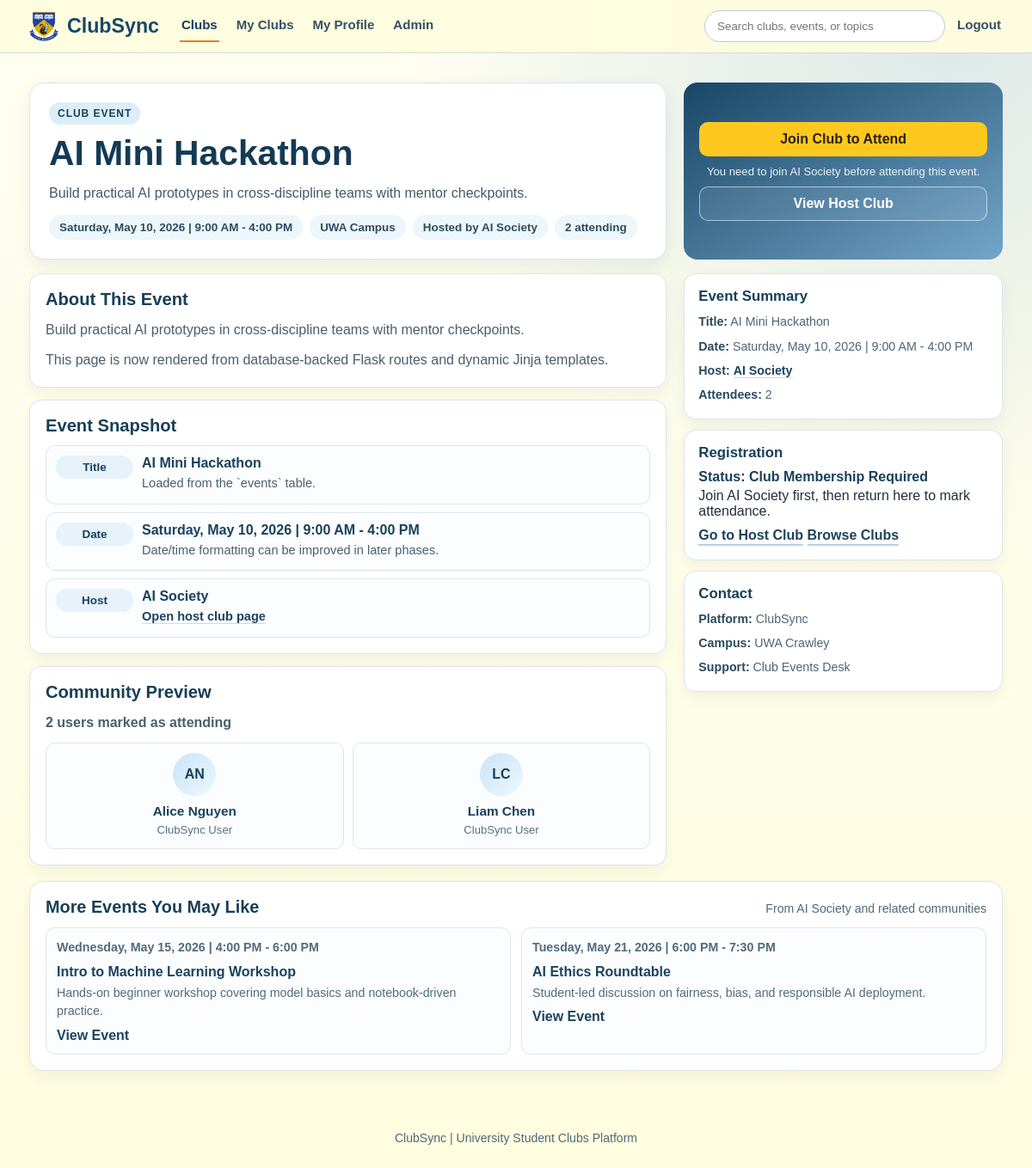
Before: /events/1 (signed in) with the older database file.
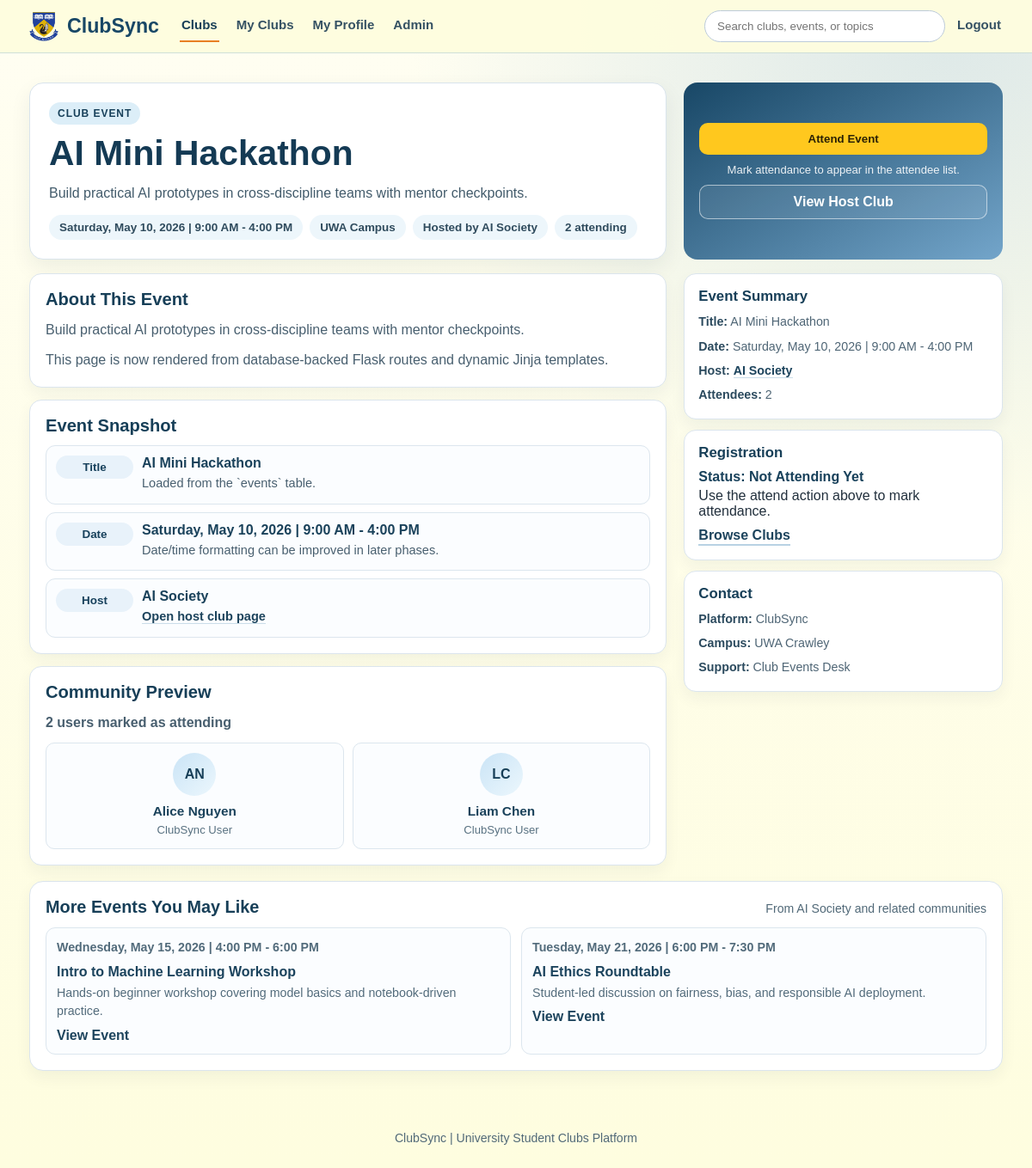
After: the same page with the newer database file.
### models/club.py (models this page shows)
class Club(db.Model):
    __tablename__ = "clubs"
    id = db.Column(db.Integer, primary_key=True)
    name = db.Column(db.String(100), nullable=False)
    description = db.Column(db.Text, nullable=False)
    category = db.Column(db.String(50), nullable=True)
    image_path = db.Column(db.String(255), nullable=True)
    events = db.relationship("Event", backref="club", cascade="all, delete")
    memberships = db.relationship("Membership", backref="club", cascade="all, delete")

### routes/clubs.py (the view)
@clubs_bp.route("/events/<int:event_id>")
def event_details(event_id):
    event = Event.query.get_or_404(event_id)
    attendees = sorted(
        (
            attendance.user
            for attendance in event.attendances
            if attendance.user is not None
        ),
        key=lambda user: user.name.lower(),
    )
    related_events = (
        Event.query.filter(Event.club_id == event.club_id, Event.id != event.id)
        .order_by(Event.id.asc())
        .limit(3)
        .all()
    )
    is_attending = False
    is_club_member = False
    current_user = _get_current_user()
    if current_user:
        membership = Membership.query.filter_by(
            user_id=current_user.id,
            club_id=event.club_id,
        ).first()
        is_club_member = membership is not None
        attendance = Attendance.query.filter_by(
            user_id=current_user.id,
            event_id=event.id,
        ).first()
        is_attending = attendance is not None
    return render_template(
        "event.html",
        event=event,
        club=event.club,
        attendee_count=len(event.attendances),
        attendees=attendees,
        related_events=related_events,
        is_attending=is_attending,
        is_club_member=is_club_member,
    )

### app.py (called while the page is built)
@app.context_processor
def inject_navbar_access():
    user_id = session.get("user_id")
    user_is_admin = False
    if user_id:
        user = db.session.get(User, user_id)
        user_is_admin = bool(user and user.is_admin)
    return {
        "navbar_can_access_admin": bool(
            session.get("admin_logged_in") or user_is_admin
        )
    }

### routes/clubs.py (called while the page is built)
def _get_current_user():
    user_id = session.get("user_id")
    if not user_id:
        return None
    current_user = db.session.get(User, user_id)
    if not current_user:
        session.pop("user_id", None)
        session.pop("user_name", None)
        return None
    return current_user

### templates/event.html (shortened to what the changed rows need)
<!DOCTYPE html>
<html lang="en">
<head>
    <link rel="stylesheet" href="{{ url_for('static', filename='css/styles.css') }}">
    <link rel="stylesheet" href="{{ url_for('static', filename='css/alerts.css') }}">
    <link rel="stylesheet" href="{{ url_for('static', filename='css/event.css') }}">
</head>
<body class="clubs-page event-page">
{% set active_page = 'event' %}
<main class="event-main">
    {% if event %}
        <section class="event-hero">
            <div class="event-hero-main">
                <h1>{{ event.title }}</h1>
                <div class="event-hero-meta">
                    <span>{{ event.date }}</span>
                    <span>UWA Campus</span>
                    {% if club %}
                        <a href="{{ url_for('clubs.club_details', club_id=club.id) }}" class="event-meta-link">Hosted by {{ club.name }}</a>
                    {% endif %}
                    <span>{{ attendee_count }} attending</span>
                </div>
            </div>
            <div class="event-hero-actions">
                {% if session.get('user_id') %}
                    {% if is_attending %}
                        <form method="POST" action="{{ url_for('clubs.unattend_event', event_id=event.id) }}">
                            <input type="hidden" name="csrf_token" value="{{ csrf_token() }}">
                            <input type="hidden" name="next" value="{{ request.path }}">
                            <button type="submit" class="event-primary-action">Cancel Attendance</button>
                        </form>
                        <p class="event-action-note">You are currently marked as attending this event.</p>
                    {% elif is_club_member %}
                        <form method="POST" action="{{ url_for('clubs.attend_event', event_id=event.id) }}">
                            <button type="submit" class="event-primary-action">Attend Event</button>
                        </form>
                        <p class="event-action-note">Mark attendance to appear in the attendee list.</p>
                    {% elif club %}
                        <a href="{{ url_for('clubs.club_details', club_id=club.id) }}" class="event-primary-action">Join Club to Attend</a>
                        <p class="event-action-note">You need to join {{ club.name }} before attending this event.</p>
                    {% else %}
                        <p class="event-action-note">Joining the host club is required before attendance can be marked.</p>
                    {% endif %}
                {% endif %}
                {% if club %}
                    <a href="{{ url_for('clubs.club_details', club_id=club.id) }}" class="event-secondary-action">View Host Club</a>
                {% else %}
                    <a href="{{ url_for('clubs.clubs') }}" class="event-secondary-action">Browse Clubs</a>
                {% endif %}
            </div>
        </section>
        <div class="event-layout">
            <section class="event-content">
                <article class="event-section-card">
                    <h2>About This Event</h2>
                </article>
                <article class="event-section-card">
                    <h2>Event Snapshot</h2>
                    <div class="event-agenda-list">
                        {% if club %}
                            <div class="event-agenda-item">
                                <span class="event-agenda-time">Host</span>
                                <div>
                                    <h3>{{ club.name }}</h3>
                                    <p><a href="{{ url_for('clubs.club_details', club_id=club.id) }}" class="event-inline-link">Open host club page</a></p>
                                </div>
                            </div>
                        {% endif %}
                    </div>
                </article>
                <article class="event-section-card">
                    <h2>Community Preview</h2>
                </article>
            </section>
            <aside class="event-sidebar">
                <section class="event-side-card">
                    <h2>Event Summary</h2>
                    <ul>
                        {% if club %}
                            <li><strong>Host:</strong> <a href="{{ url_for('clubs.club_details', club_id=club.id) }}" class="event-inline-link">{{ club.name }}</a></li>
                        {% endif %}
                    </ul>
                </section>
                <section class="event-side-card">
                    <h2>Registration</h2>
                    {% if session.get('user_id') %}
                        {% if is_attending %}
                            <p class="event-side-highlight">Status: Attending</p>
                            <p>Your attendance is currently recorded for this event.</p>
                        {% elif is_club_member %}
                            <p class="event-side-highlight">Status: Not Attending Yet</p>
                            <p>Use the attend action above to mark attendance.</p>
                        {% elif club %}
                            <p class="event-side-highlight">Status: Club Membership Required</p>
                            <p>Join {{ club.name }} first, then return here to mark attendance.</p>
                            <a href="{{ url_for('clubs.club_details', club_id=club.id) }}" class="event-side-link">Go to Host Club</a>
                        {% else %}
                            <p class="event-side-highlight">Status: Club Membership Required</p>
                            <p>Join the host club first, then return here to mark attendance.</p>
                        {% endif %}
                    {% else %}
                        <p class="event-side-highlight">Status: Login Required</p>
                        <p>Please log in and join the host club to mark attendance for this event.</p>
                    {% endif %}
                    <a href="{{ url_for('clubs.clubs') }}" class="event-side-link">Browse Clubs</a>
                </section>
                <section class="event-side-card">
                    <h2>Contact</h2>
                </section>
            </aside>
        </div>
        <section class="event-related">
            <div class="event-related-head">
                <h2>More Events You May Like</h2>
                <p>{% if club %}From {{ club.name }} and related communities{% else %}From student clubs{% endif %}</p>
            </div>
        </section>
    {% endif %}
</main>
</body>
</html>

Changed rows visible on the page:
changed Club "AI Society": name "AI Society" → (not shown)
Other visible differences:
text no longer shown: "Join Club to Attend You need to join before attending this event. Status: Club Membership Required Join first, then return here to mark attendance. Go to Host Club"
text now shown: "Attend Event Mark attendance to appear in the attendee list. Status: Not Attending Yet Use the attend action above to mark attendance."
